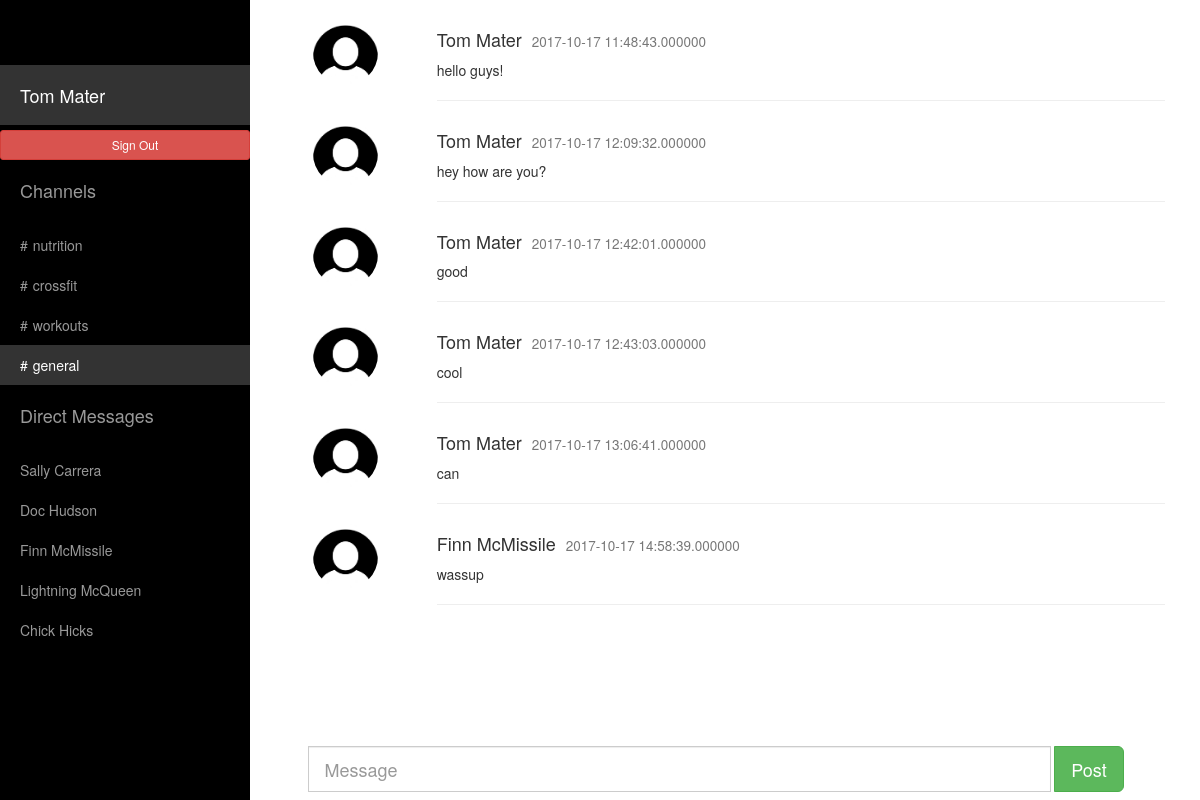
The app's page /index.php (signed in), older data.
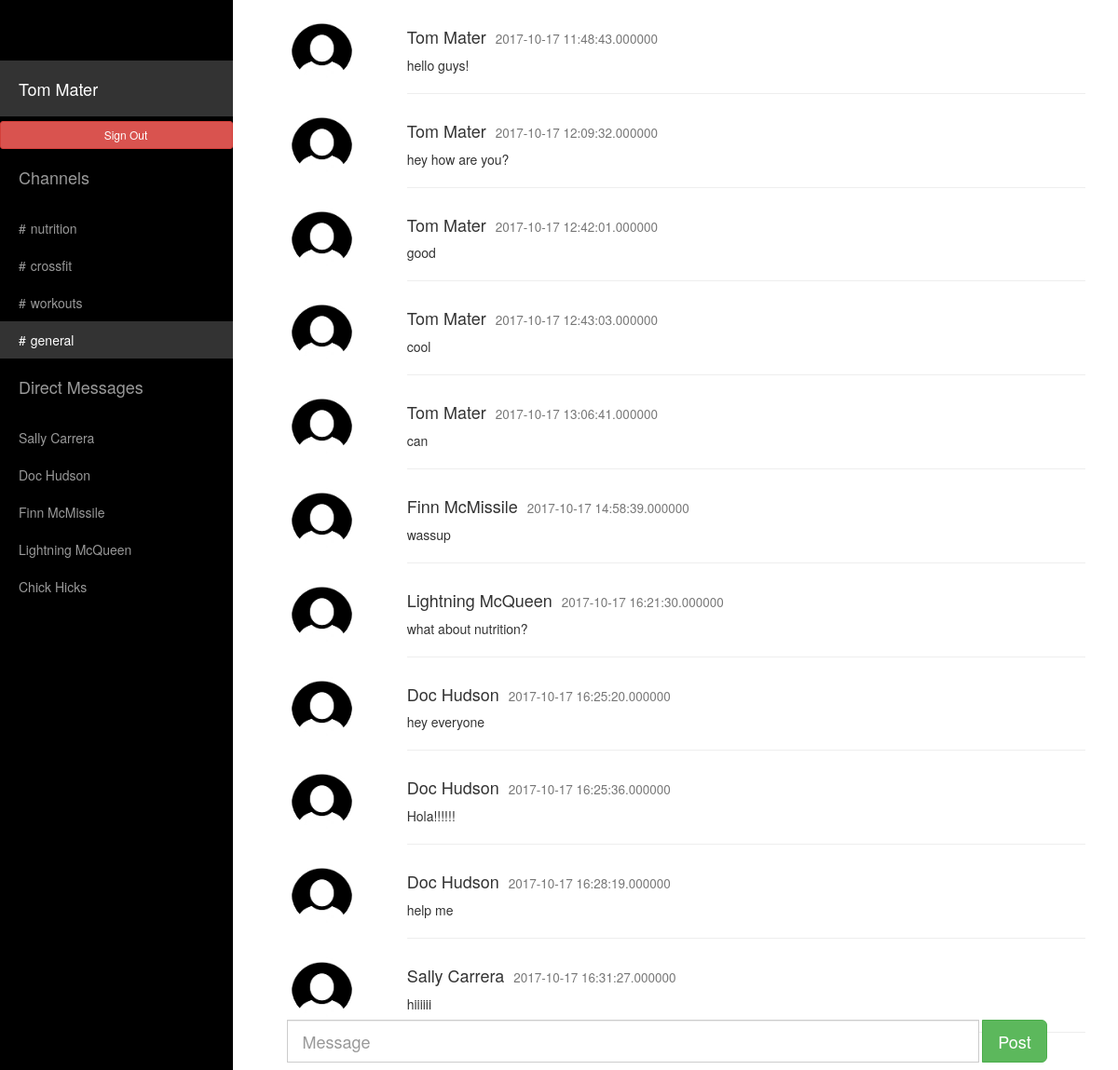
The same page, newer data.
### tables this page shows
CREATE TABLE `users_channel` (
  `id` int(20) NOT NULL DEFAULT '0',
  `channels` varchar(100) NOT NULL,
  `ch_id` int(20) NOT NULL
);

CREATE TABLE `users_info` (
  `id` int(20) NOT NULL DEFAULT '0',
  `user_email` varchar(100) NOT NULL DEFAULT '',
  `user_pass` varchar(100) NOT NULL,
  `user_name` varchar(100) NOT NULL
);

CREATE TABLE `users_message` (
  `mess_id` int(20) NOT NULL,
  `ch_id` int(20) NOT NULL DEFAULT '0',
  `messages` varchar(100) NOT NULL,
  `user_name` varchar(100) NOT NULL,
  `date` timestamp(6) NOT NULL
);

### index.php (the view, shortened to what this page needs)
<!DOCTYPE html>
<html lang="en">
<head>
	<link rel="stylesheet" href="https://maxcdn.bootstrapcdn.com/bootstrap/3.3.7/css/bootstrap.min.css">
    <link href="css/sidebar.css" rel="stylesheet">
  </head>
<body>
    <div id="wrapper">
        <div id="sidebar-wrapper">
            <ul class="sidebar-nav">
                <li class="sidebar-brand">
                </li>
                <li class="sidebar-brand">
                    <a style="color:white !important;" class="actives" href="index.php"><?php echo $_SESSION['user_name']; ?></a>
                </li>
				<li>
				<a style="color:white !important;" href="signout.php" class="btn btn-danger btn-sm" role="button">Sign Out</a>
				</li>
                <li class="sidebar-brand">
                    <a>Channels</a>
                </li>
				<?php
$conn = mysqli_connect("localhost","admin","M0n@rch$");
	mysqli_select_db($conn,'slack');
	 $r1=mysqli_query($conn,"select channels from users_channel where channels='".nutrition."'");
	 while($r2=mysqli_fetch_array($r1))
	 {
?>
          <li>
                    <a href="indexn.php"><span style="padding-right:5px">#</span><?php echo $r2['channels']; ?></a>
		  </li>
<?php
	 }
?>
<?php
 $r14=mysqli_query($conn,"select channels from users_channel where channels='".crossfit."'");
	 while($r24=mysqli_fetch_array($r14))
	 {
?>
      <li>
                    <a  href="indexc.php"><span style="padding-right:5px">#</span><?php echo $r24['channels']; ?></a>
		  </li>
<?php
	 }
?>
<?php
 $r15=mysqli_query($conn,"select channels from users_channel where channels='".workouts."'");
	 while($r25=mysqli_fetch_array($r15))
	 {
?>
      <li>
                    <a href="indexw.php"><span style="padding-right:5px">#</span><?php echo $r25['channels']; ?></a>
		  </li>
<?php
	 }
?>
<?php
 $r13=mysqli_query($conn,"select channels from users_channel where channels='".general."'");
	 while($r23=mysqli_fetch_array($r13))
	 {
?>
      <li>
                    <a class="actives" style="color:white !important;" href="index.php"><span style="padding-right:5px">#</span><?php echo $r23['channels']; ?></a>
		  </li>
<?php
	 }
?>
		 <li class="sidebar-brand">
                    <a href="#">
                        Direct Messages
                    </a>
          </li>
		  <?php
	     $r11=mysqli_query($conn,"select user_name from users_info where not user_name='".$_SESSION['user_name']."'");
	     while($r22=mysqli_fetch_array($r11))
	       {
?>
		   <li>
                    <a href="#page-content-wrapper"><?php echo $r22['user_name']; ?></a>
		  </li>
<?php
		   }
?>
            </ul>
        </div>
        <div id="page-content-wrapper">
            <div class="container-fluid">
                <div class="row">
				<div  class="col-lg-12">
	 <?php
	     $r33=mysqli_query($conn,"select *from users_message where ch_id='1'");
	     while($r34=mysqli_fetch_array($r33))
	       {
?>
			<div  class="row">
        <div class="col-sm-2 text-center">
          <img src="user-image.jpg" class="img-circle" height="65" width="65" alt="Avatar">
        </div>
        <div class="col-sm-10">
          <h4><?php echo $r34['user_name'];?><small style="margin-left:10px"><?php echo $r34['date'];?></small></h4>
          <p><?php echo $r34['messages'];?></p>
          <hr>
        </div>
			</div>
<?php
		   }
?>
                    </div>
                </div>
            </div>
        </div>
		                       <nav class="navbar navbar-fixed-bottom">
								    <div class="row">
										<div class="col-sm-3 col-md-3">
										</div>
										<div class="col-sm-9 col-md-9">
											<form class="navbar-form" action="index1.php" method="post">
												<div class="row">
					<div class="input-group input-group-lg col-lg-10">
						<input type="text" name="message_post" class="form-control" placeholder="Message">
						</div>
							<div class="input-group input-group-btn col-lg-2">
								<button name="submit" value="submit" class="btn btn-success btn-lg" type="submit">
									Post
								</button>
							</div>
				</div>
			</form>
	</div>
	</div>
</nav>
    </div>
</body>
</html>

### css/sidebar.css (style rules this page uses)
body { overflow-x: hidden; }
#wrapper { padding-left: 0; -webkit-transition: all 0.5s ease; -moz-transition: all 0.5s ease; -o-transition: all 0.5s ease; transition: all 0.5s ease; }
#sidebar-wrapper { z-index: 1000; position: fixed; left: 250px; width: 0; height: 100%; margin-left: -250px; overflow-y: auto; background: #000; -webkit-transition: all 0.5s ease; -moz-transition: all 0.5s ease; -o-transition: all 0.5s ease; transition: all 0.5s ease; }
#page-content-wrapper { width: 100%; position: absolute; padding: 15px; }
.sidebar-nav { position: absolute; top: 0; width: 250px; margin: 0; padding: 0; list-style: none; }
.sidebar-nav li { text-indent: 20px; line-height: 40px; }
.sidebar-nav li a { display: block; text-decoration: none; color: #999999; }
.actives { text-decoration: none; color: #fff; background: rgba(255,255,255,0.2); }
.sidebar-nav > .sidebar-brand { height: 65px; font-size: 18px; line-height: 60px; }
.sidebar-nav > .sidebar-brand a { color: #999999; }
@media (min-width:768px) { #wrapper { padding-left: 250px; } }
@media (min-width:768px) { #sidebar-wrapper { width: 250px; } }
@media (min-width:768px) { #page-content-wrapper { padding: 20px; position: relative; } }

Row changes from the older to the newer data that the page shows:
added users_message: user_name "Lightning McQueen", date "2017-10-17 16:21:30.000000", messages "what about nutrition?"
added users_message: user_name "Doc Hudson", date "2017-10-17 16:25:20.000000", messages "hey everyone"
added users_message: user_name "Doc Hudson", date "2017-10-17 16:25:36.000000", messages "Hola!!!!!!"
added users_message: user_name "Doc Hudson", date "2017-10-17 16:28:19.000000", messages "help me"
added users_message: user_name "Sally Carrera", date "2017-10-17 16:31:27.000000", messages "hiiiiii"
